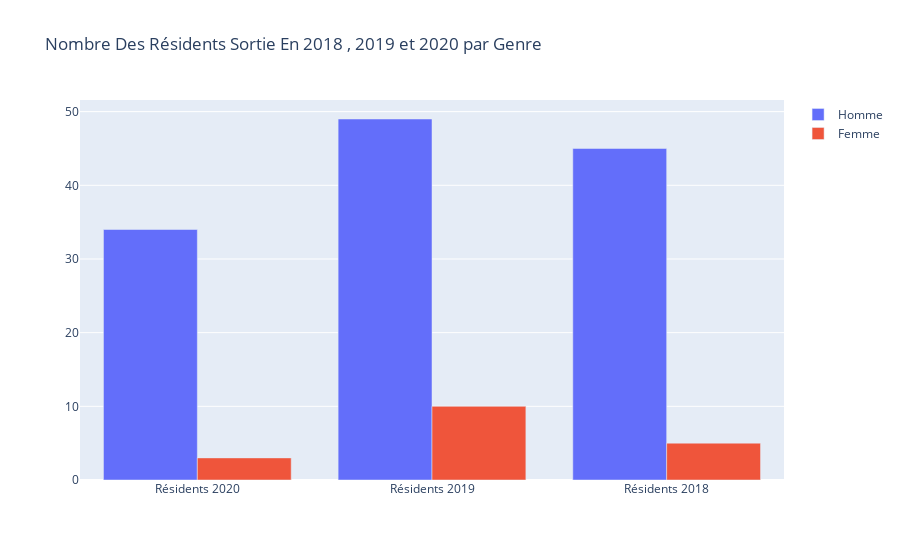

Write notebook code for a chart like this one.
### Code cell
'Nombre Des Résidents Sortie En 2018 , 2019 et 2020 par Genre'

### Figure 1 — Plotly figure (JSON) as saved in the notebook; plotly's stock layout.template omitted (floating-point values rounded to 4 significant figures)
{"data": [{"name": "Homme", "type": "bar", "x": ["Résidents 2020", "Résidents 2019", "Résidents 2018"], "y": [34, 49, 45]}, {"name": "Femme", "type": "bar", "x": ["Résidents 2020", "Résidents 2019", "Résidents 2018"], "y": [3, 10, 5]}], "layout": {"barmode": "group", "title": {"text": "Nombre Des Résidents Sortie En 2018 , 2019 et 2020 par Genre"}}}
